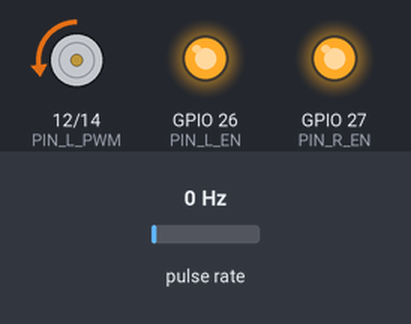
The sketch below on a simulated ESP32. Parts: motor-driver pin pairs drawn as motors (green arrow = first pin HIGH = forward, orange = second pin HIGH = backward, longer = more drive), output pins drawn as LEDs (lit = HIGH). Wiring (inferred from the names in the program): pulse sensor: data GPIO 16. Inputs (shaded band) come from the test bench; at power-on: pulse rate 0 Hz. What the sketch prints to the serial monitor is not drawn.

Above: at 2.7 s.
2.8 s: pulse rate (sensor on GPIO 16) set to 4 Hz
At 3.9 s:
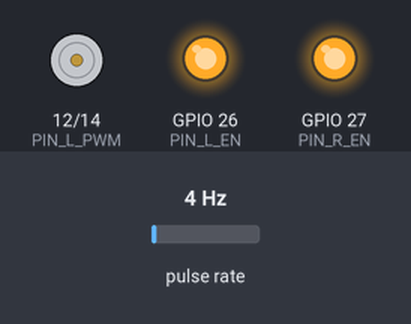
5.8 s: pulse rate (sensor on GPIO 16) set to 50 Hz
At 8.78 s:
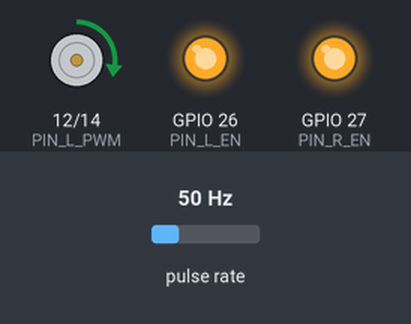
Timing chart, 0 to 14.8 s (numbered marks = the images above; inputs shaded):
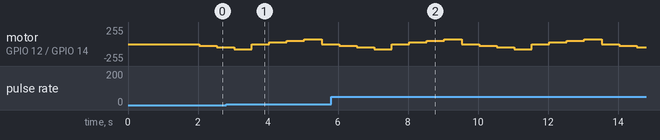

Measured:
- by itself, motor on GPIO 12 (PIN_L_PWM) / GPIO 14 (PIN_R_PWM): repeats every 4.0 s: backward 50/255 0.50 s, backward 75/255 0.50 s, stopped 0.50 s, forward 25/255 0.50 s, forward 50/255 0.50 s, forward 75/255 0.50 s, stopped 0.50 s, backward 25/255 0.50 s

The sketch:

test_encoder_ir_motor.ino
```cpp
/*
 * ============================================================
 *  TEST: Encoder Infrarrojo HC-020K + Motor BTS7960
 *  Proyecto Péndulo Invertido — Fase 2
 * ============================================================
 *
 *  Objetivo:
 *    Verificar funcionamiento del encoder infrarrojo HC-020K
 *    conectado al motor del prototipo real, usando el driver
 *    BTS7960 y la configuración de pines del firmware SPISC.
 *
 *  Hardware:
 *    - ESP32-WROOM-32 DevKitC
 *    - Motor DC + BTS7960 H-Bridge
 *    - Encoder HC-020K (PPR = 20)
 *
 *  Pines:
 *    Motor BTS7960:
 *      R_EN  → GPIO 26 (enable derecho)
 *      L_EN  → GPIO 27 (enable izquierdo)
 *      R_PWM → GPIO 14 (PWM canal 0, 25 kHz 10-bit)
 *      L_PWM → GPIO 12 (PWM canal 1, 25 kHz 10-bit)
 *    Encoder HC-020K:
 *      OUT   → GPIO 16 (interrupt RISING)
 *      VCC   → 5V
 *      GND   → GND
 *
 *  Secuencia de estados (4 s cada uno):
 *    STOP_INIT → FWD_SLOW → FWD_MED → FWD_FAST →
 *    STOP_MID → REV_SLOW → REV_MED → REV_FAST → STOP_END
 *
 *  Salida Serial (115200 baud):
 *    Imprime tabla de estado cada 500 ms.
 *
 * ============================================================
 */

#include <Arduino.h>

// ============================================================
// Pines — Motor BTS7960
// ============================================================
#define PIN_R_EN   27
#define PIN_L_EN   26
#define PIN_R_PWM  14
#define PIN_L_PWM  12

// ============================================================
// Pines — Encoder HC-020K
// ============================================================
#define PIN_ENCODER 16

// ============================================================
// Configuración PWM (LEDC) — misma que SPISC
// ============================================================
#define PWM_FREQ        25000   // 25 kHz
#define PWM_RESOLUTION  10      // 10-bit (0-1023)
#define LEDC_CH_R       0       // Canal LEDC para R_PWM
#define LEDC_CH_L       1       // Canal LEDC para L_PWM

// ============================================================
// Encoder
// ============================================================
#define PULSES_PER_REV  40      // 20 ranuras en la rueda HC-020K

// ============================================================
// Tiempos
// ============================================================
#define STATE_DURATION_MS   500    // Duración de cada estado
#define ENCODER_CALC_MS     1000    // Ventana de cálculo de velocidad
#define SERIAL_PRINT_MS     500     // Intervalo de impresión

// ============================================================
// Niveles de velocidad PWM (10-bit: 0-1023)
// ============================================================
#define SPEED_SLOW  100
#define SPEED_MED   200
#define SPEED_FAST  300

// ============================================================
// Estados
// ============================================================
enum State {
    STOP_INIT,
    FWD_SLOW,
    REV_SLOW,
    FWD_MED,
    REV_MED,
    FWD_FAST,
    REV_FAST,
    STOP_MID,
    NUM_STATES
};

const char* stateNames[] = {
    "STOP_INIT", "FWD_SLOW", "FWD_MED", "FWD_FAST",
    "STOP_MID",  "REV_SLOW", "REV_MED", "REV_FAST",
    "STOP_END"
};

// PWM por estado
const int statePWM[] = {
    0,          SPEED_SLOW, SPEED_MED, SPEED_FAST,
    0,          SPEED_SLOW, SPEED_MED, SPEED_FAST,
    0
};

// Dirección: 0=stop, 1=forward, 2=reverse
const int stateDir[] = {
    0, 1, 1, 1,
    0, 2, 2, 2,
    0
};

// ============================================================
// Variables del motor
// ============================================================
int currentPWM = 0;
const char* currentDirStr = "DETENIDO";

// ============================================================
// Variables del encoder (ISR)
// ============================================================
volatile uint32_t isrPulseCount = 0;

static uint32_t totalPulses   = 0;
static uint32_t lastPulses    = 0;
static unsigned long lastCalcTime = 0;
static float rps = 0.0f;
static float rpm = 0.0f;

// ============================================================
// Variables de estado
// ============================================================
State currentState = STOP_INIT;
unsigned long stateStartTime = 0;
unsigned long lastPrintTime  = 0;

// ============================================================
// ISR — Encoder
// ============================================================
void IRAM_ATTR encoder_isr() {
    isrPulseCount++;
}

// ============================================================
// Funciones del motor (BTS7960)
// ============================================================
void motorAdelante(int pwm) {
    currentPWM = pwm;
    currentDirStr = "ADELANTE";
    ledcWrite(LEDC_CH_L, 0);
    ledcWrite(LEDC_CH_R, pwm);
}

void motorAtras(int pwm) {
    currentPWM = pwm;
    currentDirStr = "ATRAS";
    ledcWrite(LEDC_CH_R, 0);
    ledcWrite(LEDC_CH_L, pwm);
}

void motorFreno() {
    currentPWM = 0;
    currentDirStr = "DETENIDO";
    ledcWrite(LEDC_CH_R, 0);
    ledcWrite(LEDC_CH_L, 0);
}

// ============================================================
// Aplicar estado al motor
// ============================================================
void applyState(State s) {
    int pwm = statePWM[s];
    int dir = stateDir[s];

    switch (dir) {
        case 1:  motorAdelante(pwm); break;
        case 2:  motorAtras(pwm);    break;
        default: motorFreno();        break;
    }
}

// ============================================================
// Actualizar encoder (calcular velocidad cada ENCODER_CALC_MS)
// ============================================================
void encoderUpdate() {
    unsigned long now = millis();
    unsigned long elapsed = now - lastCalcTime;

    if (elapsed >= ENCODER_CALC_MS) {
        noInterrupts();
        totalPulses = isrPulseCount;
        interrupts();

        uint32_t deltaPulses = totalPulses - lastPulses;
        float elapsedSec = elapsed / 1000.0f;

        float pulsesPerSec = deltaPulses / elapsedSec;
        rps = pulsesPerSec / PULSES_PER_REV;
        rpm = rps * 60.0f;

        lastPulses   = totalPulses;
        lastCalcTime = now;
    }
}

// ============================================================
// Obtener pulsos de forma atómica
// ============================================================
uint32_t getPulseCount() {
    noInterrupts();
    uint32_t count = isrPulseCount;
    interrupts();
    return count;
}

// ============================================================
// Setup
// ============================================================
void setup() {
    Serial.begin(115200);
    delay(1500);

    // Motor — Enable pins
    pinMode(PIN_R_EN, OUTPUT);
    pinMode(PIN_L_EN, OUTPUT);
    digitalWrite(PIN_R_EN, HIGH);
    digitalWrite(PIN_L_EN, HIGH);

    // Motor — PWM (LEDC)
    ledcSetup(LEDC_CH_R, PWM_FREQ, PWM_RESOLUTION);
    ledcSetup(LEDC_CH_L, PWM_FREQ, PWM_RESOLUTION);
    ledcAttachPin(PIN_R_PWM, LEDC_CH_R);
    ledcAttachPin(PIN_L_PWM, LEDC_CH_L);

    // Encoder — Interrupt
    pinMode(PIN_ENCODER, INPUT);
    attachInterrupt(digitalPinToInterrupt(PIN_ENCODER), encoder_isr, RISING);

    // Header
    Serial.println("=============================================================");
    Serial.println("  TEST: Encoder HC-020K + Motor BTS7960");
    Serial.println("  ESP32-WROOM-32 | PPR: 20 | PWM: 25kHz 10-bit");
    Serial.println("  Encoder → GPIO 16 | Motor → GPIO 14,12,26,27");
    Serial.println("=============================================================");
    Serial.println();
    Serial.printf("%-12s | %-4s | %-10s | %-7s | %-8s | %-6s | %-8s\n",
                  "Estado", "PWM", "Direccion", "Pulsos", "Vueltas", "RPS", "RPM");
    Serial.println("--------------------------------------------------------------");

    // Estado inicial
    stateStartTime = millis();
    lastCalcTime   = millis();
    lastPrintTime  = millis();
    applyState(STOP_INIT);
}

// ============================================================
// Loop
// ============================================================
void loop() {
    unsigned long now = millis();

    // --- Transición de estado ---
    if ((now - stateStartTime) >= STATE_DURATION_MS) {
        int next = (int)currentState + 1;
        if (next >= NUM_STATES) {
            next = 0;  // Reiniciar ciclo
        }
        currentState = (State)next;
        stateStartTime = now;
        applyState(currentState);
    }

    // --- Actualizar encoder ---
    encoderUpdate();

    // --- Imprimir estado ---
    if ((now - lastPrintTime) >= SERIAL_PRINT_MS) {
        lastPrintTime = now;

        uint32_t pulses = getPulseCount();
        float turns = (float)pulses / PULSES_PER_REV;

        Serial.printf("%-12s | %4d | %-10s | %7lu | %8.2f | %5.2f | %7.2f\n",
                      stateNames[currentState],
                      currentPWM,
                      currentDirStr,
                      (unsigned long)pulses,
                      turns,
                      rps,
                      rpm);
    }
}
```
